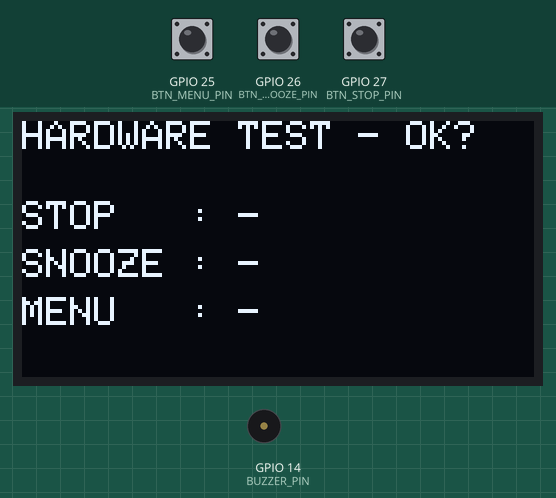
The sketch below on a simulated ESP32. On the bench: 128×64 one-colour display, buzzer (waves = sounding). The inputs (shaded band) are chosen by the test bench; at power-on: GPIO 25 (BTN_MENU_PIN) HIGH, GPIO 26 (BTN_SNOOZE_PIN) HIGH, GPIO 27 (BTN_STOP_PIN) HIGH.

Above: at 1.4 s.
1.5 s: GPIO 25 (BTN_MENU_PIN) pulled LOW for 0.15 s
At 1.61 s:
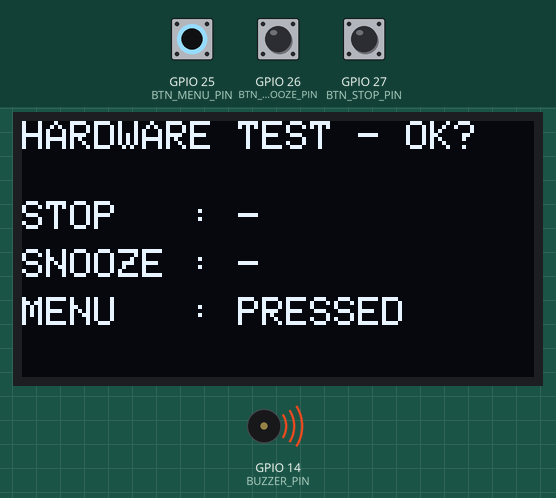
3.2 s: GPIO 26 (BTN_SNOOZE_PIN) pulled LOW for 1 s
At 4.0 s:
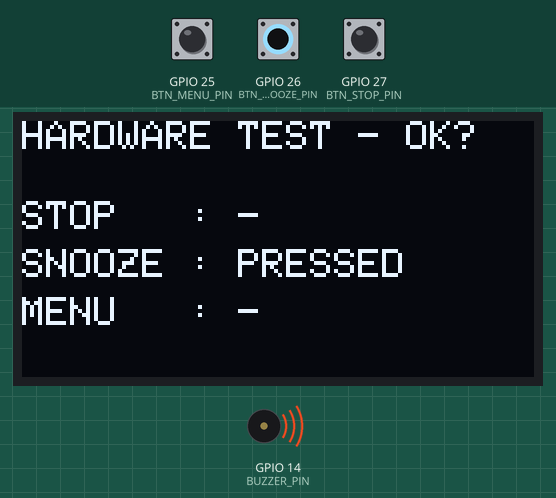
5.7 s: GPIO 27 (BTN_STOP_PIN) pulled LOW for 0.15 s
At 5.84 s:
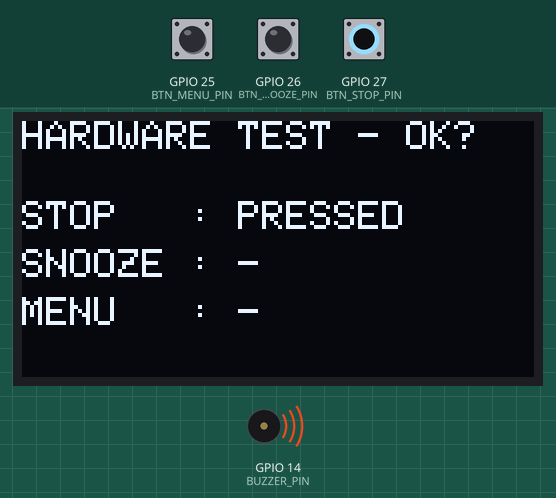
7.4 s: GPIO 27 (BTN_STOP_PIN) pulled LOW for 3.2 s
At 11.0 s:
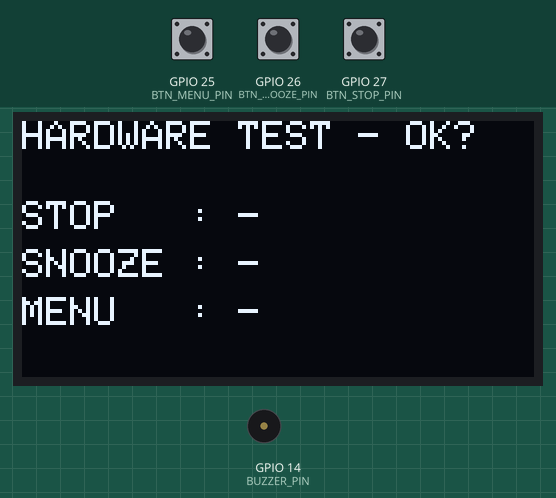
12.1 s: GPIO 25 (BTN_MENU_PIN) pulled LOW for 3.2 s
At 13.5 s:
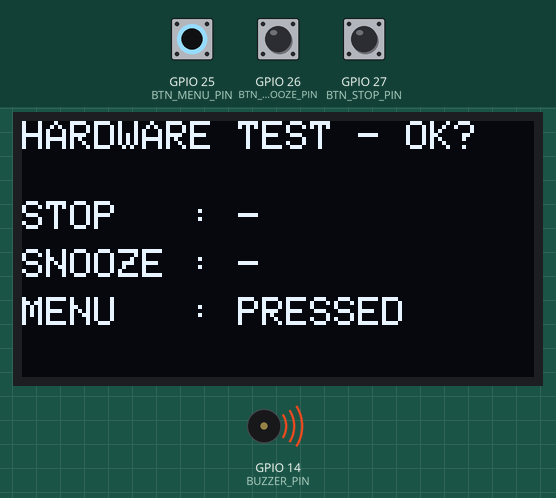
Timing chart, 0 to 16.8 s (numbered marks = the images above; inputs shaded):
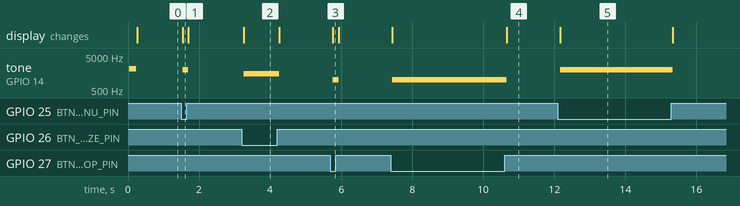

The sketch:

hardware_test.ino
```cpp
/****************************************************
 * hardware_test.ino - run this BEFORE the main firmware
 * Checks: OLED, passive buzzer, and the 3 buttons.
 ****************************************************/
#include <Wire.h>
#include <Adafruit_GFX.h>
#include <Adafruit_SSD1306.h>

#define BUZZER_PIN     14
#define BTN_STOP_PIN   27
#define BTN_SNOOZE_PIN 26
#define BTN_MENU_PIN   25

Adafruit_SSD1306 display(128, 64, &Wire, -1);

#if defined(ESP_ARDUINO_VERSION_MAJOR) && ESP_ARDUINO_VERSION_MAJOR >= 3
  void buzzerInit()       { ledcAttach(BUZZER_PIN, 2000, 8); }
  void buzzerTone(int hz) { ledcWriteTone(BUZZER_PIN, hz); }
#else
  void buzzerInit()       { ledcSetup(0, 2000, 8); ledcAttachPin(BUZZER_PIN, 0); }
  void buzzerTone(int hz) { ledcWriteTone(0, hz); }
#endif

void setup() {
  Serial.begin(115200);
  pinMode(BTN_STOP_PIN, INPUT_PULLUP);
  pinMode(BTN_SNOOZE_PIN, INPUT_PULLUP);
  pinMode(BTN_MENU_PIN, INPUT_PULLUP);
  buzzerInit();
  Wire.begin(21, 22);
  if (!display.begin(SSD1306_SWITCHCAPVCC, 0x3C)) Serial.println("OLED NOT FOUND");
  buzzerTone(2093); delay(200); buzzerTone(0);      // one start-up beep
}

void loop() {
  bool stopP   = (digitalRead(BTN_STOP_PIN)   == LOW);
  bool snoozeP = (digitalRead(BTN_SNOOZE_PIN) == LOW);
  bool menuP   = (digitalRead(BTN_MENU_PIN)   == LOW);

  display.clearDisplay();
  display.setTextSize(1);
  display.setTextColor(SSD1306_WHITE);
  display.setCursor(0, 0);   display.println("HARDWARE TEST - OK?");
  display.setCursor(0, 20);  display.println(stopP   ? "STOP   : PRESSED" : "STOP   : -");
  display.setCursor(0, 32);  display.println(snoozeP ? "SNOOZE : PRESSED" : "SNOOZE : -");
  display.setCursor(0, 44);  display.println(menuP   ? "MENU   : PRESSED" : "MENU   : -");
  display.display();

  if (stopP)        buzzerTone(1000);    // low tone
  else if (snoozeP) buzzerTone(1500);    // medium tone
  else if (menuP)   buzzerTone(2000);    // high tone
  else              buzzerTone(0);       // silence
  delay(30);
}
```

Measured:
- after the input at 1.5 s, tone on GPIO 14 (BUZZER_PIN): silent → 2000 Hz at once, → silent 0.17 s later; the display: first differs from a run without the input at once (image 1)
- after the input at 3.2 s, tone on GPIO 14 (BUZZER_PIN): silent → 1500 Hz after 0.06 s, → silent 1.0 s later; the display: first differs from a run without the input after 0.06 s (image 2)
- after the input at 5.7 s, tone on GPIO 14 (BUZZER_PIN): silent → 1000 Hz after 0.06 s, → silent 0.17 s later; the display: first differs from a run without the input after 0.06 s (image 3)
- after the input at 7.4 s, tone on GPIO 14 (BUZZER_PIN): silent → 1000 Hz at once, → silent 3.2 s later; the display: first differs from a run without the input at once (image 4 shows a later state)
- after the input at 12.1 s, tone on GPIO 14 (BUZZER_PIN): silent → 2000 Hz after 0.06 s, → silent 3.2 s later; the display: first differs from a run without the input after 0.06 s (image 5)
